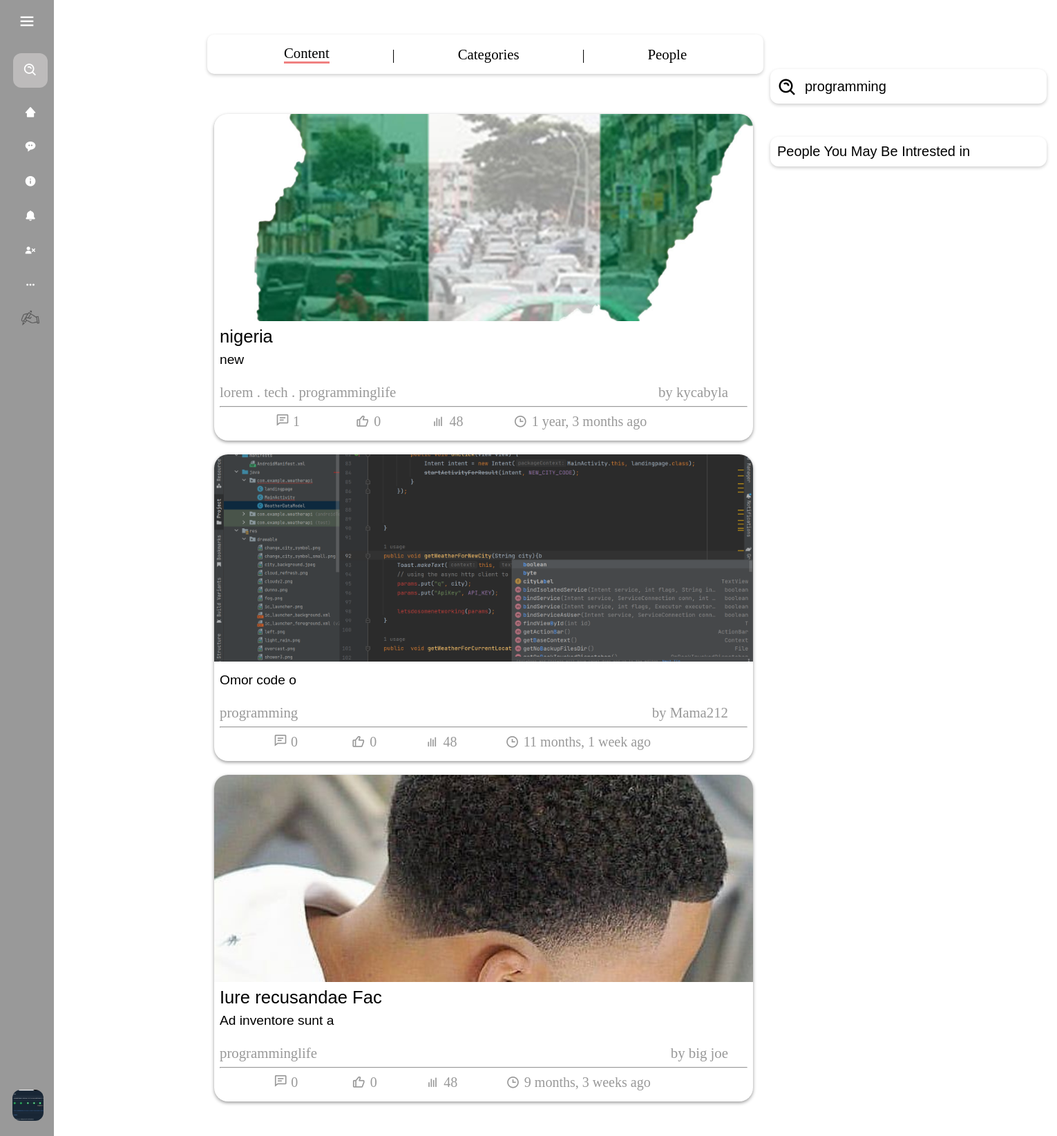
/search?q=programming&type=category (signed in), run on the app's committed database.
### blog/models.py (models this page shows, shortened)
class Profile(models.Model):
    user = models.OneToOneField(User, on_delete=models.CASCADE)
    bio = models.TextField(null=True, blank=True)
    dob = models.DateField(null=True, blank=True)
    profile_img =  models.ImageField( upload_to='profile_images', default='default.jpg')
    location = models.CharField(null=True, blank=True, max_length=100)
    website = models.CharField(null=True, blank=True,max_length=100)
    about = models.TextField(null=True, blank=True)
    followers = models.ManyToManyField('self', symmetrical=False, related_name='following')
    userfol = models.ManyToManyField('self', symmetrical=False, related_name='userfollowing')
    def __str__(self):
        return self.user.username

class Post(models.Model):
    id = models.UUIDField(primary_key = True, default = uuid.uuid4)
    user = models.ForeignKey(Profile, on_delete= models.SET_NULL, null= True)
    image = models.ImageField(upload_to='post_images', default=None, null=True, blank=True)
    topic = models.CharField(max_length=100, null = True, blank=True)
    caption = models.TextField()
    category = models.ManyToManyField(category, related_name='cats', blank=True)
    created = models.DateTimeField(default = datetime.now)

class category(models.Model):
    category = models.CharField(max_length=200)

### blog/views.py (the view)
# urls.py: path("search", views.search, name="search-page")
def search(request):
    q = request.GET.get("q")
    type = request.GET.get("type")
    d_user = User.objects.get(username=request.user)
    c_user_profile = Profile.objects.get(user=d_user)
    post = None
    people = None
    if type == "post":
        post = Post.objects.filter(Q(caption__icontains=q) | Q(topic__icontains=q))
    elif type == "category":
        post = Post.objects.filter(category__category__icontains=q)
    elif type == "people":
        people = Profile.objects.filter(
            Q(user__username__icontains=q) | Q(user__first_name__icontains=q)
        )
    else:
        pass
    context = {
        "post": post,
        "c_user_profile": c_user_profile,
        "searchterm": q,
        "people": people,
        "type": type,  # Pass type to template for UI handling
    }
    return render(request, "SearchPage.html", context)

### templates/Searchpage.html (shortened to what this page needs)
{% extends "base.html" %} {% load static %}
{% block content %}
<div>
  <div style="display: flex; flex-direction: column; gap: 3rem">
    <div
      style="
        display: flex;
        align-items: center;
        justify-content: space-evenly;
        font-size: 1.3rem;
        margin-top: 50px;
        box-shadow: 0 2px 5px 0 rgba(0, 0, 0, 0.2);
        padding: 15px 20px;
        border-radius: 10px;
      "
    >
      <a
        style="
          font-family: barlow;
          text-decoration: none;
          color: black;
          border-bottom: 3px solid lightcoral;
        "
        href="/search?q={{ request.GET.q }}&type=post"
        >Content</a
      >
      <span>|</span>
      <a
        style="font-family: barlow; text-decoration: none; color: black"
        href="/search?q={{ request.GET.q }}&type=category"
        >Categories</a
      >
      <span>|</span>
      <a
        style="font-family: barlow; text-decoration: none; color: black"
        href="/search?q={{ request.GET.q }}&type=people"
        >People</a
      >
    </div>
    <div class="content-showing">
      {% if type == "post" %} {% if post %}
      <div class="categories">{% include 'post_listing.html' %}</div>
      {% else %}
      <div
        style="
          width: 700px;
          margin-left: 40px;
          display: flex;
          align-items: center;
          flex-direction: column;
        "
      >
        <img
          style="width: 400px"
          src="{% static 'img/no-results.png' %}"
          alt="nrf"
        />
        <p
          style="
            font-size: 2.3rem;
            font-family: cursive;
            color: lightcoral;
          "
        >
          No Results Found !
        </p>
        <p style="font-size: 1.3rem; font-family: barlow; padding: 10px">
          We couldnt find the item to are searching for
        </p>
      </div>
      {% endif %} {% elif type == "category" %}
      <div class="categories">
        {% if post %} {% include 'post_listing.html' %} {% endif %}
      </div>
      {% endif %}
    </div>
  </div>
</div>
{% endblock %}

### templates/navbar.html (shortened to what this page needs)
{% load static %}
<!DOCTYPE html>
<html lang="en">
  <head>
    <link
      href="https://unpkg.com/boxicons@2.1.4/css/boxicons.min.css"
      rel="stylesheet"
    />
    <link rel="stylesheet" href="{% static 'css/navbar.css' %}" />
  </head>
  <body>
    <nav class="sidebar">
      <div class="logo_content">
        <i class="bx bx-menu" id="btn"></i>
      </div>
      <ul class="nav_list">
        <li>
          <form action="">
            <i class="bx bx-search-alt sbfh"></i>
            <input type="search" placeholder="search..." name="" id="" />
          </form>
        </li>
        <li>
          <a href="/">
            <i class="bx bxs-home-alt-2"></i>
          </a>
        </li>
        <li>
          <a href="">
            <i class="bx bxs-message-rounded-dots"></i>
          </a>
        </li>
        <li>
          <a href="">
            <i class='bx bxs-info-circle' ></i>            <span class="links_name">About us</span>
          </a>
        </li>
        <li>
          <a href="/notification">
            <i class="bx bxs-bell"></i>
          </a>
        </li>
        {% if request.user.is_authenticated %}
        <li>
          <a href="/logout">
            <i class="bx bxs-user-x"></i>
          </a>
        </li>
        {% endif %}
        <li>
          <a href="">
            <i class="bx bx-dots-horizontal-rounded"></i>
          </a>
        </li>
        <li>
          <a href="/post">
            <i
              style="
                display: flex;
                align-items: center;
                justify-content: center;
              "
              ><img
                style="width: 30px"
                src="../static/img/hand_with_pen_50px.png"
                alt=""
            /></i>
          </a>
        </li>
        <div class="profile_content">
          <div class="profile">
            <a
              href="/profile/{{request.user.username}}"
              class="profile_details"
            >
              {% if request.user.is_authenticated %}
              <img src="{{ c_user_profile.profile_img.url }}" alt="" />
              {% endif %}
            </a>
          </div>
        </div>
      </ul>
    </nav>
  </body>
</html>

### templates/post_listing.html (shortened to what this page needs)
{% load static %}
<link
  href="https://unpkg.com/boxicons@2.1.4/css/boxicons.min.css"
  rel="stylesheet"
/>
<link rel="stylesheet" href="{% static 'css/post_listing.css' %}" />
<link rel="stylesheet" href="{% static 'css/mediaquery.css' %}" />
<body>
  {% for dposts in post %}
 <div class="post_main">
    <div class="user_post">
      <a
        style="text-decoration: none; color: #000"
        href="/post_details/{{dposts.id}}"
      >
        <div class="post_img_div">
          {% if dposts.image %}
          <img src="{{ dposts.image.url }}" class="post_img" />
          {% endif %}
        </div>
        <div class="post_heading"> {{ dposts.topic }} </div>
        <div class="post_body">{{ dposts.caption|truncatechars:300 }}</div>
      </a>
      <div class="post_info">
        <div class="post_about">
          <div class="post_about_links">
            {% for cat in dposts.category.all %}
            <a href="/search?q={{ cat.category }}&type=category">{{ cat.category }}</a>
            {% if not forloop.last %} . {% endif %} {% endfor %}
          </div>
          <a href="/profile/{{ dposts.user}}" class="post_owner"
            >by {{ dposts.user }}</a
          >
        </div>
        <hr />
        <div class="actions">
          <div class="action_btns comment">
            <a href="/post_details#comment">
              <i class="bx bx-comment-detail"></i>
              <span>{{ dposts.message_set.count }}</span>
            </a>
          </div>
                    <div onclick="lorem()" class="action_btns comment">
                        <i id="liker" class="bx bx-like"></i>
                        <span>{{ dposts.like_set.count }}</span>
                    </div>
          <div class="action_btns views">
            <i class="bx bx-bar-chart"></i>
            <span>48</span>
          </div>
          <div class="action_btns views">
            <i class="bx bx-time"></i>
            <span class="mybox">{{dposts.created | timesince }} ago</span>
          </div>
        </div>
      </div>
    </div>
  </div>
  {% endfor %}
  <nav aria-label="Page navigation example">
    <ul class="pagination">
    </ul>
</nav>
</body>

### static/css/navbar.css (style rules this page uses)
* { margin: 0; padding: 0; box-sizing: border-box; }
body { position: relative; min-height: 100vh; width: 100%; }
.sidebar { font-family: Ubuntu ; position: fixed; top: 0; left: 0; height: 100%; width: 78px; background: #999; padding: 6px 14px; transition: .3s ease-in; }
.sidebar #btn { color: white; position: absolute; left: 50%; top: 6px; font-size: 28px; height: 50px; width: 50px; text-align: center; line-height: 50px; transform: translateX(-50%); }
.sidebar ul { margin-top: 20px; }
.sidebar ul li { list-style: none; position: relative; height: 50%; width: 100%; margin: 0 5px; line-height: 50px ; white-space:nowrap; }
.sidebar ul li:nth-child(1) { margin-bottom: 10px; }
.sbfh { position: absolute; z-index: 9991; top: 50%; left: 0; transform: translateY(-50%); font-size: 22px; color: #FFF; }
.sidebar ul li input { height: 50px; width: 100%; left: 0; top: 0; border-radius: 12px; outline: none; border: none; background: #bdbbbb; color: white; padding-left: 50px; font-size: 18px; }
.sidebar ul li a { color: white; display: flex; font-size: 1.1rem; align-items: center; text-decoration: none; transition: all .4s ease; border-radius: 12px; }
.sidebar ul li i { height: 50px; min-width: 50px; border-radius: 12px; line-height: 50px; text-align: center; }
.sidebar .profile_content { position: absolute; color: #FFF; padding: 10px; padding-bottom: 20px; bottom: 0; left: 0; margin-left: 8px; }
.profile .profile_details { text-decoration: none; color: #FFF; display: flex; align-items: center; }
.profile .profile_details img { height: 45px; width: 45px; object-fit: cover; border-radius: 12px; }

### static/css/post_listing.css (style rules this page uses)
.user_post { background-color: white; border-radius: 20px; box-shadow: 0 2px 5px 0 rgba(0, 0, 0, 0.4); overflow: hidden; }
.post_img_div { overflow: hidden; padding: 0; }
.post_img_div > img { display: block; width: 100%; max-height: 300px; object-fit: cover; object-position: center; transition: 900ms ease; }
.pagination { display: flex; justify-content: center; list-style: none; padding: 20px; font-size: 18px; font-family: ubuntu; }
.post_heading { padding: 0.5rem; padding-bottom: 0; font-size: 1.6rem; font-family: sans-serif; }
.post_body { font-family: sans-serif; font-size: 1.2rem; padding: 0.5rem; }
.post_info, .post_info a { color: #999; padding: 0.5rem; }
.post_about { display: flex; padding: 0 20px 0 0px; align-items: center; justify-content: space-between; font-size: 1.3rem; font-family: barlow; }
.post_about_links a { padding: 0; text-decoration: none; transition: 0.5s ease; }
.actions { display: flex; align-items: center; justify-content: space-evenly; font-size: 20px; }
.actions div { display: flex; align-items: center; justify-content: center; font-family: barlow; gap: 0.4rem; }
.actions div a { text-decoration: none; }
.post_owner { padding: 0; text-decoration: none; transition: 0.3s ease; }

### static/css/sidebar.css (style rules this page uses)
* { padding: 0; margin: 0; }

### templates/post_listing.html (style rules this page uses)
.post_main { width: 50rem; padding: 10px; }

### data on the page
Profile: profile_img (picture)
Post: image (picture), topic "nigeria", caption "new", user "kycabyla", message_set.count "1", like_set.count "0", created "1 year, 3 months"
category: category "lorem"
category: category "tech"
category: category "programminglife"
Post: image (picture), caption "Omor code o", user "Mama212", message_set.count "0", like_set.count "0", created "11 months, 1 week"
category: category "programming"
Post: image (picture), topic "Iure recusandae Fac", caption "Ad inventore sunt a", user "big joe", message_set.count "0", like_set.count "0", created "9 months, 3 weeks"
